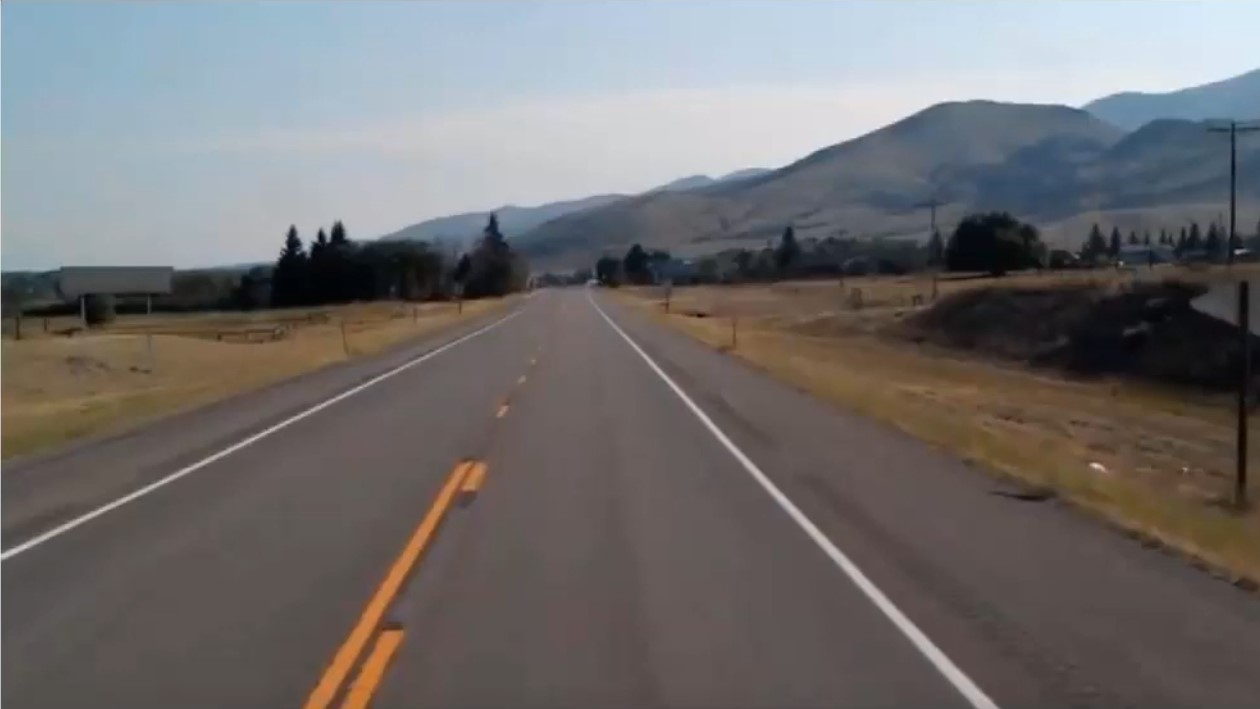
#> input picture LaneDetectionWithOpenCV/road.jpg, 1260 x 709 px
$ python detector.py
#> lines starting #> are read from the running program, lines starting #| are printed output that depends on the picture; after the words box and inside, x2 and y2 are one past the last pixel; in counts of white or black regions, pixels touching at a corner belong together
import matplotlib.pyplot as plt
import cv2
import numpy as np

image = cv2.imread('road.jpg')
#> image is the input picture: shape (709, 1260, 3); mean B, G, R 110.7, 110.6, 113.1
image = cv2.resize(image, (1279, 704))
#> image: shape (704, 1279, 3)
image = cv2.cvtColor(image, cv2.COLOR_BGR2RGB)
'''
Here, the lanes where vehicle travel is parallel which seems to merge at certain point. We can define our ROI here,
which is going to be a triangle.
'''
print(image.shape)
#| (704, 1279, 3)
height = image.shape[0]
#> height = 704
width = image.shape[1]
#> width = 1279

region_of_interest_vertices = [
    (0, height),
    (width / 2, height / 2),
    (width, height)
]
#> region_of_interest_vertices = [(0, 704), (639.5, 352), (1279, 704)]


# This func. masks everything other then ROI
'''  Read this function carefully hai 😊😊😊 '''
def region_of_interest(img, vertices):
    mask = np.zeros_like(img)  # Blank matrix that matches image height and width
    # channel_count = img.shape[2]  # Retriving no. of colour channels in the image
    #  # Since we are using greyscale image, we dont use channel_count here !
    #  match_mask_color = (255,) * channel_count  # create match colour with same colour channel count.
    match_mask_color = (255)  # only one channel so, only 255
    cv2.fillPoly(mask, vertices, match_mask_color)  # filling the polygon
    masked_image = cv2.bitwise_and(img, mask)  # Return only the image only where the masked pixel matches
    return masked_image


gray_image = cv2.cvtColor(image, cv2.COLOR_RGB2GRAY)
canny_image = cv2.Canny(gray_image, 100, 200)
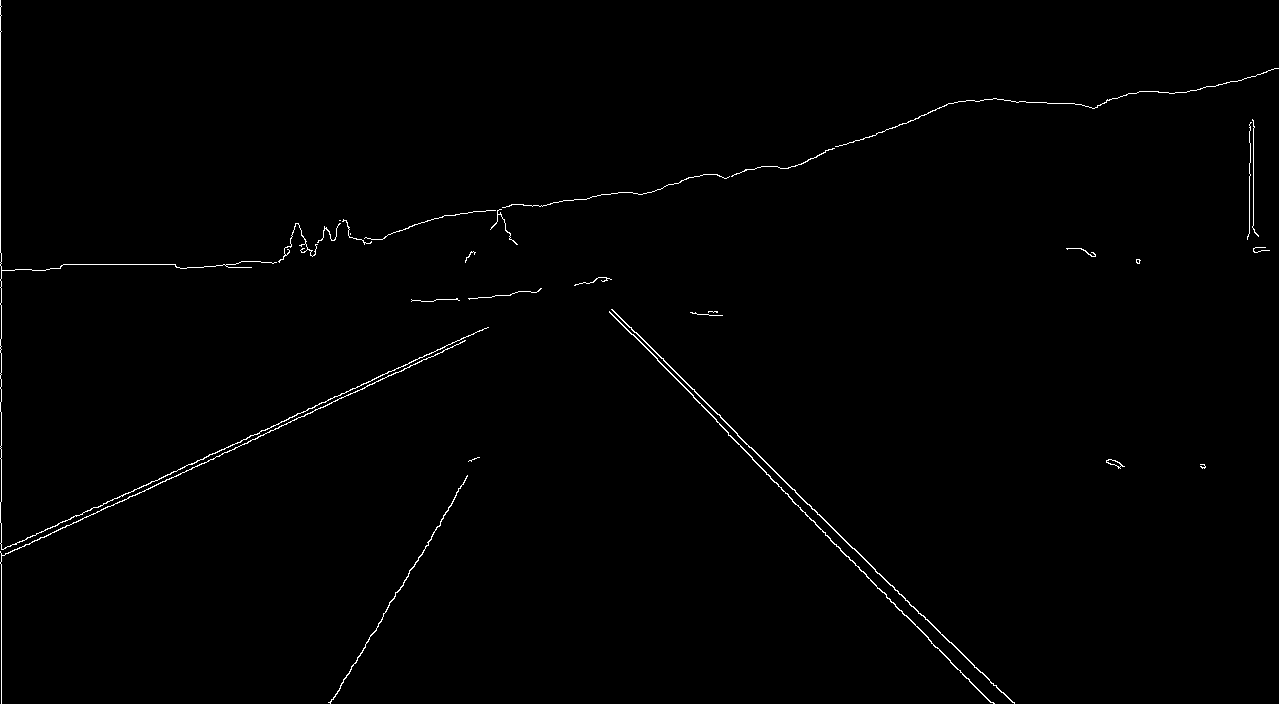
#> canny_image: shape (704, 1279); 0.69% white in thin lines or dots
cropped_image = region_of_interest(canny_image,
                                   np.array([region_of_interest_vertices], np.int32))
#> in region_of_interest, `cv2.fillPoly(mask, vertices, match_mask_color)`:
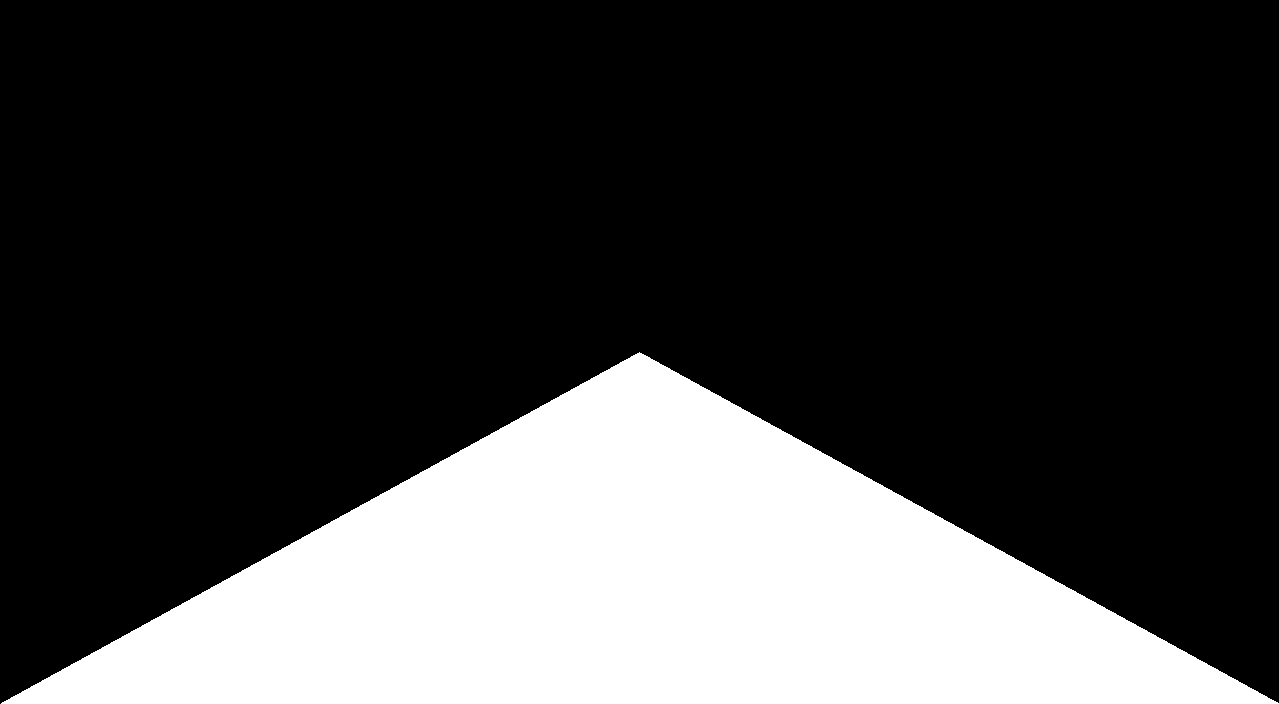
#> mask: shape (704, 1279); 25% white; 1 white region, box (x1, y1, x2, y2) and area: (1, 352, 1279, 704) 225391
#> in region_of_interest, `masked_image = cv2.bitwise_and(img, mask)`:
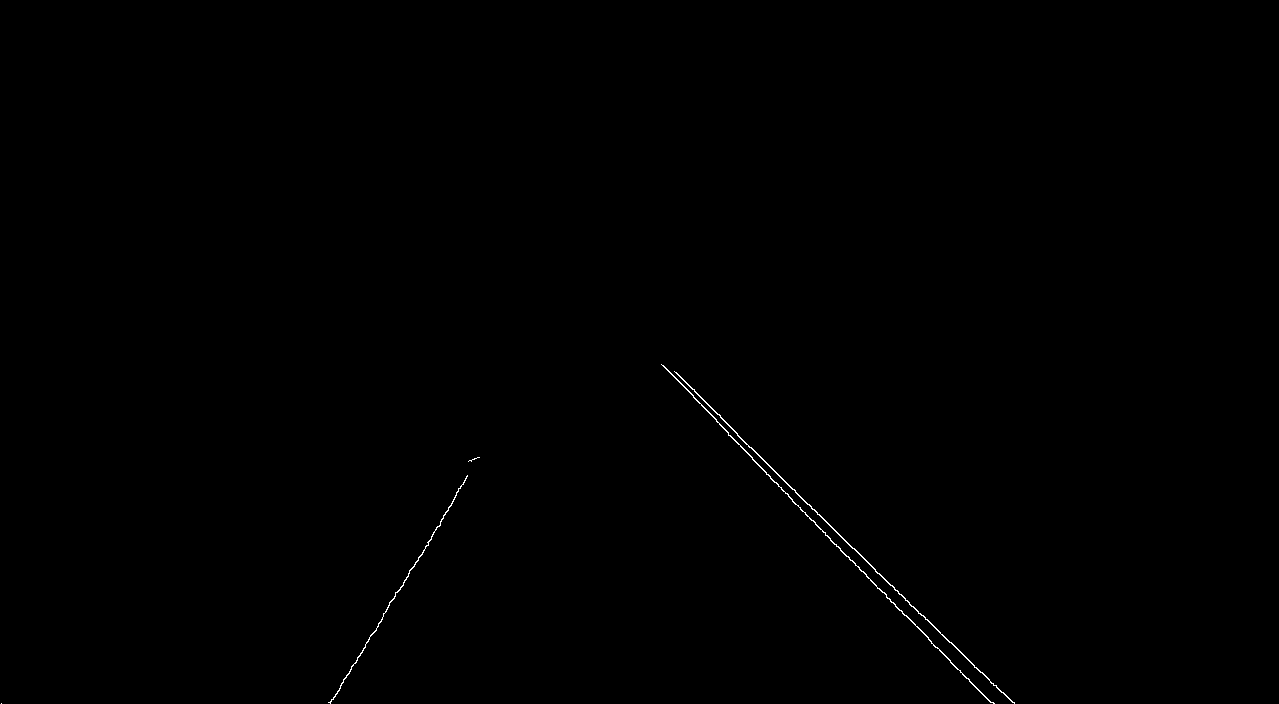
#> masked_image: shape (704, 1279); 0.19% white in thin lines or dots, all inside (x1, y1, x2, y2) = (1, 364, 1015, 704)

# cropped_image = region_of_interest(image,
#                                    np.array([region_of_interest_vertices], np.int32))
# #To find edges, we first convert our image to gray
# gray_image = cv2.cvtColor(cropped_image, cv2.COLOR_RGB2GRAY)
# canny_image = cv2.Canny(gray_image, 100, 200)
# Finding this canny here gives other lines i.e., border lines too, so, we do this before finding ROI,
# i.e., we pass image instead of cropped_image

# Now, we draw lines on edges

lines = cv2.HoughLinesP(cropped_image,
                        rho=6, theta=np.pi / 60,
                        threshold=160,
                        lines=np.array([]),
                        minLineLength=40, maxLineGap=25)
#> lines = [[951, 642, 1001, 692], [676, 372, 877, 573], [766, 474, 886, 594], [728, 435, 825, 532], [825, 535, 993, 703], [374, 632, 418, 557], [794, 489, 918, 613], [402, 586, 477, 457], [661, 364, 716, 419], [674, 371, 817, 514]]

def draw_the_lines(img, lines):
    img = np.copy(img)
    blank_image = np.zeros((img.shape[0], img.shape[1], 3), dtype=np.uint8)

    for line in lines:
        for x1, y1, x2, y2 in line:
            cv2.line(blank_image, (x1, y1), (x2, y2), (0, 255, 0), thickness=4)

    img = cv2.addWeighted(img, 0.8, blank_image, 1, 0.0)
    return img

image_with_lines = draw_the_lines(image, lines)
#> the loop in draw_the_lines, `for line in lines:` made 10 passes
#> in draw_the_lines, `img = cv2.addWeighted(img, 0.8, blank_image, 1, 0.0)`:
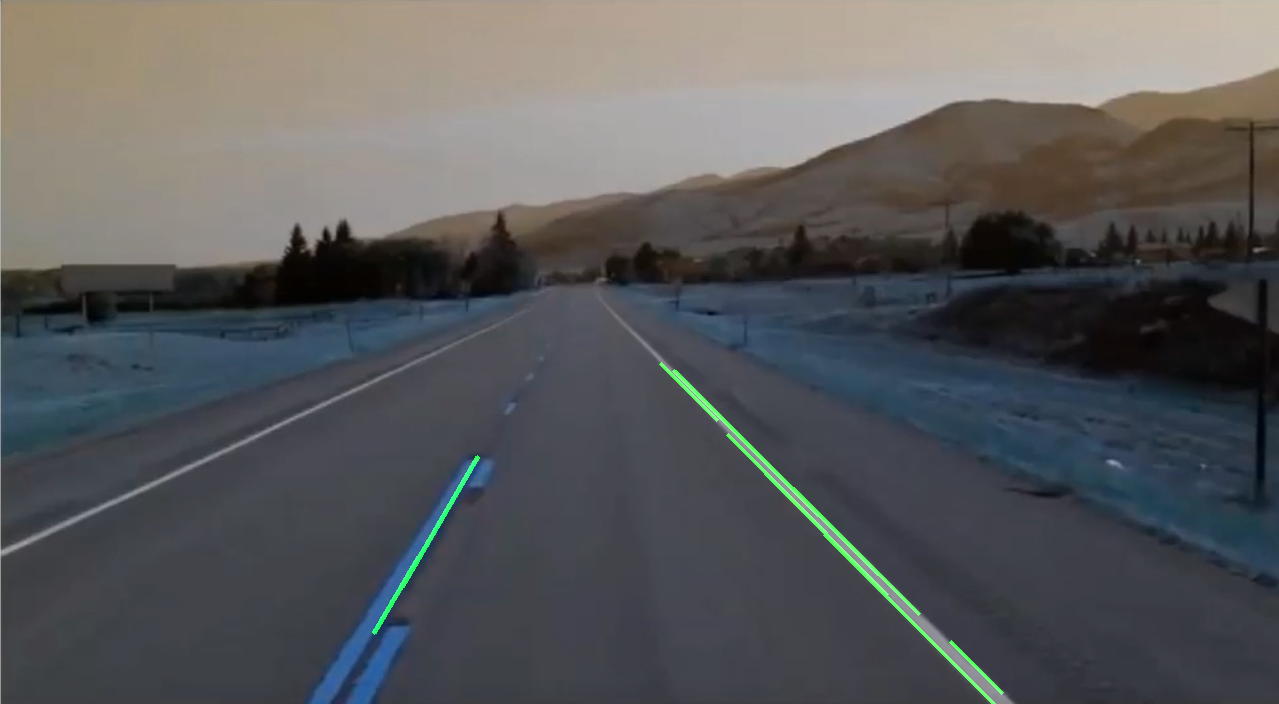
#> img: shape (704, 1279, 3); mean of channels 0, 1, 2 90.5, 89.2, 88.5; drawn as B, G, R

plt.imshow(image_with_lines)
plt.show()
